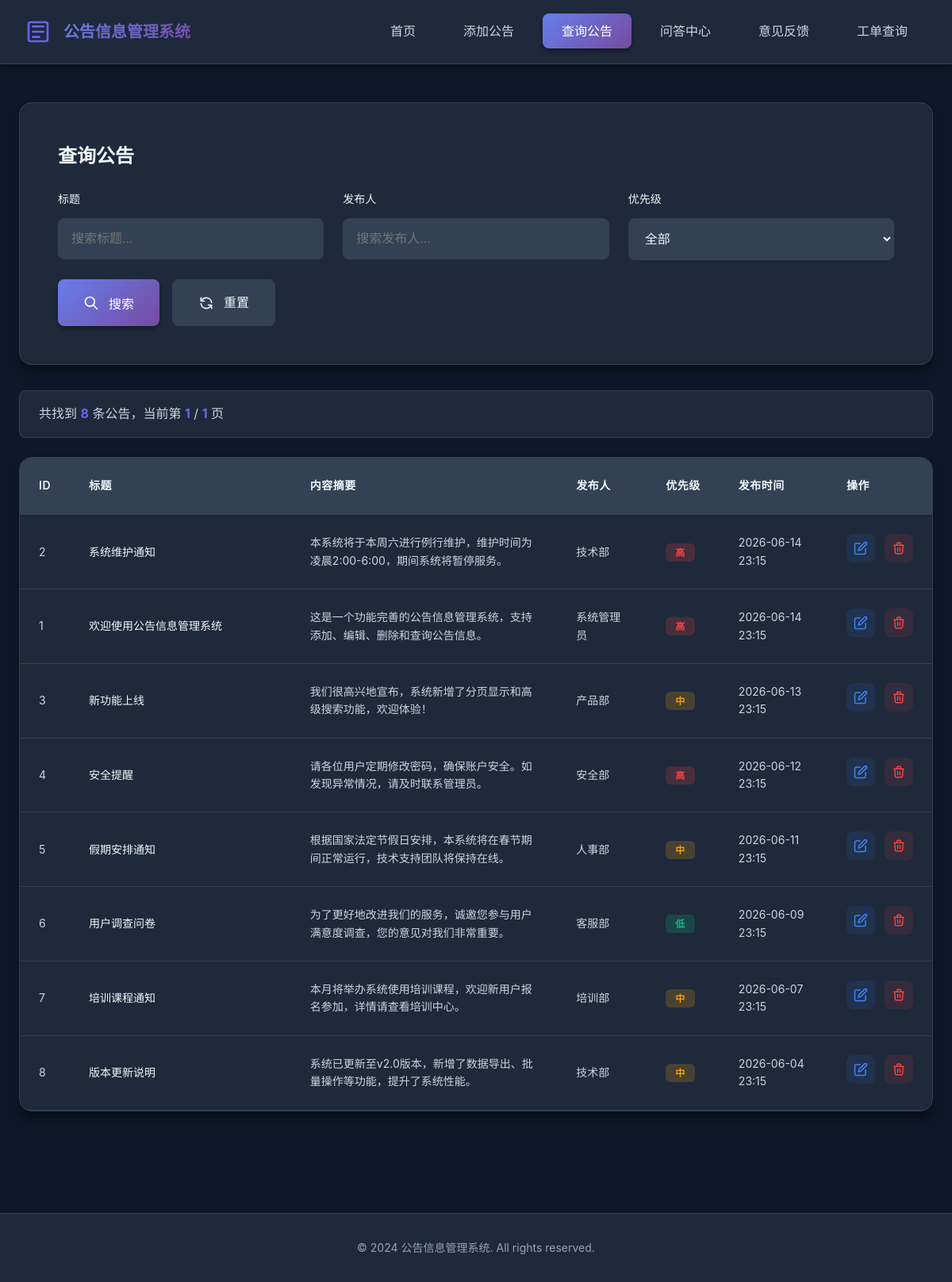
/search_notice.php, run on the app's committed database.
### tables this page shows
CREATE TABLE IF NOT EXISTS notices (
    id INT AUTO_INCREMENT PRIMARY KEY,
    title VARCHAR(255) NOT NULL COMMENT '公告标题',
    content TEXT NOT NULL COMMENT '公告内容',
    author VARCHAR(100) NOT NULL COMMENT '发布人',
    publish_date DATETIME DEFAULT CURRENT_TIMESTAMP COMMENT '发布时间',
    update_date DATETIME DEFAULT CURRENT_TIMESTAMP ON UPDATE CURRENT_TIMESTAMP COMMENT '更新时间',
    status ENUM('published', 'draft') DEFAULT 'published' COMMENT '状态',
    priority ENUM('high', 'medium', 'low') DEFAULT 'medium' COMMENT '优先级',
    views INT DEFAULT 0 COMMENT '浏览次数',
    INDEX idx_publish_date (publish_date),
    INDEX idx_status (status)
);

### www/search_notice.php (the view, shortened to what this page needs)
<!DOCTYPE html>
<html lang="zh-CN">
<head>
    <link rel="stylesheet" href="style.css">
</head>
<body>
    <?php
    $page = isset($_GET['page']) ? intval($_GET['page']) : 1;
    $per_page = 8;
    $offset = ($page - 1) * $per_page;
    $search_title = isset($_GET['search_title']) ? sanitize($_GET['search_title']) : '';
    $search_author = isset($_GET['search_author']) ? sanitize($_GET['search_author']) : '';
    $search_priority = isset($_GET['search_priority']) ? sanitize($_GET['search_priority']) : '';
    $conn = getConnection();
    $where_clauses = [];
    $params = [];
    $types = '';
    $where_sql = !empty($where_clauses) ? "WHERE " . implode(" AND ", $where_clauses) : "";
    $count_sql = "SELECT COUNT(*) as total FROM notices $where_sql";
    if (!empty($params)) {
        $count_stmt = $conn->prepare($count_sql);
        $count_stmt->bind_param($types, ...$params);
        $count_stmt->execute();
        $total_result = $count_stmt->get_result();
        $total_records = $total_result->fetch_assoc()['total'];
        $count_stmt->close();
    } else {
        $total_result = $conn->query($count_sql);
        $total_records = $total_result->fetch_assoc()['total'];
    }
    $total_pages = ceil($total_records / $per_page);
    $sql = "SELECT * FROM notices $where_sql ORDER BY publish_date DESC LIMIT ? OFFSET ?";
    $params[] = $per_page;
    $params[] = $offset;
    $types .= 'ii';
    $stmt = $conn->prepare($sql);
    if (!empty($types)) {
        $stmt->bind_param($types, ...$params);
    }
    $stmt->execute();
    $result = $stmt->get_result();
    ?>
    <nav class="navbar">
        <div class="container">
            <div class="nav-brand">
                <h1>公告信息管理系统</h1>
            </div>
            <ul class="nav-menu">
                <li><a href="index.php">首页</a></li>
                <li><a href="add_notice.php">添加公告</a></li>
                <li><a href="search_notice.php" class="active">查询公告</a></li>
                <li><a href="qa_center.php">问答中心</a></li>
                <li><a href="feedback.php">意见反馈</a></li>
                <li><a href="feedback_query.php">工单查询</a></li>
            </ul>
        </div>
    </nav>
    <div class="container">
        <div class="main-content">
            <div class="search-container">
                <h2>查询公告</h2>
                <form method="GET" action="" class="search-form">
                    <div class="search-fields">
                        <div class="search-field">
                            <label for="search_title">标题</label>
                            <input type="text" id="search_title" name="search_title"
                                   value="<?php echo htmlspecialchars($search_title); ?>"
                                   placeholder="搜索标题...">
                        </div>
                        <div class="search-field">
                            <label for="search_author">发布人</label>
                            <input type="text" id="search_author" name="search_author"
                                   value="<?php echo htmlspecialchars($search_author); ?>"
                                   placeholder="搜索发布人...">
                        </div>
                        <div class="search-field">
                            <label for="search_priority">优先级</label>
                            <select id="search_priority" name="search_priority">
                                <option value="">全部</option>
                            </select>
                        </div>
                    </div>
                    <div class="search-actions">
                        <button type="submit" class="btn btn-primary">
                            <svg class="btn-icon" viewBox="0 0 24 24" fill="none" xmlns="http://www.w3.org/2000/svg">
                                <path d="M21 21L15 15M17 10C17 13.866 13.866 17 10 17C6.13401 17 3 13.866 3 10C3 6.13401 6.13401 3 10 3C13.866 3 17 6.13401 17 10Z" stroke="currentColor" stroke-width="2" stroke-linecap="round" stroke-linejoin="round"/>
                            </svg>
                            搜索
                        </button>
                        <a href="search_notice.php" class="btn btn-secondary">
                            重置
                        </a>
                    </div>
                </form>
            </div>
            <div class="results-info">
                <p>共找到 <strong><?php echo $total_records; ?></strong> 条公告，当前第 <strong><?php echo $page; ?></strong> / <strong><?php echo max(1, $total_pages); ?></strong> 页</p>
            </div>
            <div class="notices-table-container">
                <?php if ($result->num_rows > 0): ?>
                <table class="notices-table">
                    <thead>
                        <tr>
                            <th width="5%">ID</th>
                            <th width="25%">标题</th>
                            <th width="30%">内容摘要</th>
                            <th width="10%">发布人</th>
                            <th width="8%">优先级</th>
                            <th width="12%">发布时间</th>
                            <th width="10%">操作</th>
                        </tr>
                    </thead>
                    <tbody>
                        <?php while($row = $result->fetch_assoc()): ?>
                        <tr>
                            <td><?php echo $row['id']; ?></td>
                            <td class="notice-title-cell">
                                <a href="notice_detail.php?id=<?php echo $row['id']; ?>" style="color:var(--text-primary);font-weight:500;text-decoration:none;transition:color 0.2s;" onmouseover="this.style.color='var(--primary-color)'" onmouseout="this.style.color='var(--text-primary)'"><?php echo htmlspecialchars($row['title']); ?></a>
                            </td>
                            <td class="notice-content-cell">
                                <?php
                                $content = htmlspecialchars($row['content']);
                                echo mb_substr($content, 0, 60, 'UTF-8') . (mb_strlen($content, 'UTF-8') > 60 ? '...' : '');
                                ?>
                            </td>
                            <td><?php echo htmlspecialchars($row['author']); ?></td>
                            <td>
                                <span class="priority-badge priority-<?php echo $row['priority']; ?>">
                                    <?php
                                    echo ['high' => '高', 'medium' => '中', 'low' => '低'][$row['priority']];
                                    ?>
                                </span>
                            </td>
                            <td><?php echo date('Y-m-d H:i', strtotime($row['publish_date'])); ?></td>
                            <td class="action-buttons">
                                <a href="add_notice.php?id=<?php echo $row['id']; ?>" class="btn-icon-action edit" title="编辑">
                                </a>
                                <a href="?delete=<?php echo $row['id']; ?>&page=<?php echo $page; ?><?php echo !empty($search_title) ? '&search_title=' . urlencode($search_title) : ''; ?><?php echo !empty($search_author) ? '&search_author=' . urlencode($search_author) : ''; ?><?php echo !empty($search_priority) ? '&search_priority=' . urlencode($search_priority) : ''; ?>"
                                   class="btn-icon-action delete"
                                   title="删除"
                                   onclick="return confirm('确定要删除这条公告吗？');">
                                </a>
                            </td>
                        </tr>
                        <?php endwhile; ?>
                    </tbody>
                </table>
                <?php endif; ?>
            </div>
        </div>
    </div>
    <footer class="footer">
        <div class="container">
            <p>&copy; 2024 公告信息管理系统. All rights reserved.</p>
        </div>
    </footer>
</body>
</html>

### data on the page
notices: id "2", title "系统维护通知", content "本系统将于本周六进行例行维护，维护时间为凌晨2:00-6:00，期间系统将暂停服务。", author "技术部", priority "高", publish_date "2026-06-14 23:15"
notices: id "1", title "欢迎使用公告信息管理系统", content "这是一个功能完善的公告信息管理系统，支持添加、编辑、删除和查询公告信息。", author "系统管理员", priority "高", publish_date "2026-06-14 23:15"
notices: id "3", title "新功能上线", content "我们很高兴地宣布，系统新增了分页显示和高级搜索功能，欢迎体验！", author "产品部", priority "中", publish_date "2026-06-13 23:15"
notices: id "4", title "安全提醒", content "请各位用户定期修改密码，确保账户安全。如发现异常情况，请及时联系管理员。", author "安全部", priority "高", publish_date "2026-06-12 23:15"
notices: id "5", title "假期安排通知", content "根据国家法定节假日安排，本系统将在春节期间正常运行，技术支持团队将保持在线。", author "人事部", priority "中", publish_date "2026-06-11 23:15"
notices: id "6", title "用户调查问卷", content "为了更好地改进我们的服务，诚邀您参与用户满意度调查，您的意见对我们非常重要。", author "客服部", priority "低", publish_date "2026-06-09 23:15"
notices: id "7", title "培训课程通知", content "本月将举办系统使用培训课程，欢迎新用户报名参加，详情请查看培训中心。", author "培训部", priority "中", publish_date "2026-06-07 23:15"
notices: id "8", title "版本更新说明", content "系统已更新至v2.0版本，新增了数据导出、批量操作等功能，提升了系统性能。", author "技术部", priority "中", publish_date "2026-06-04 23:15"

### other printed values
$total_records "8"
$page "1"
max(1, $total_pages) "1"
